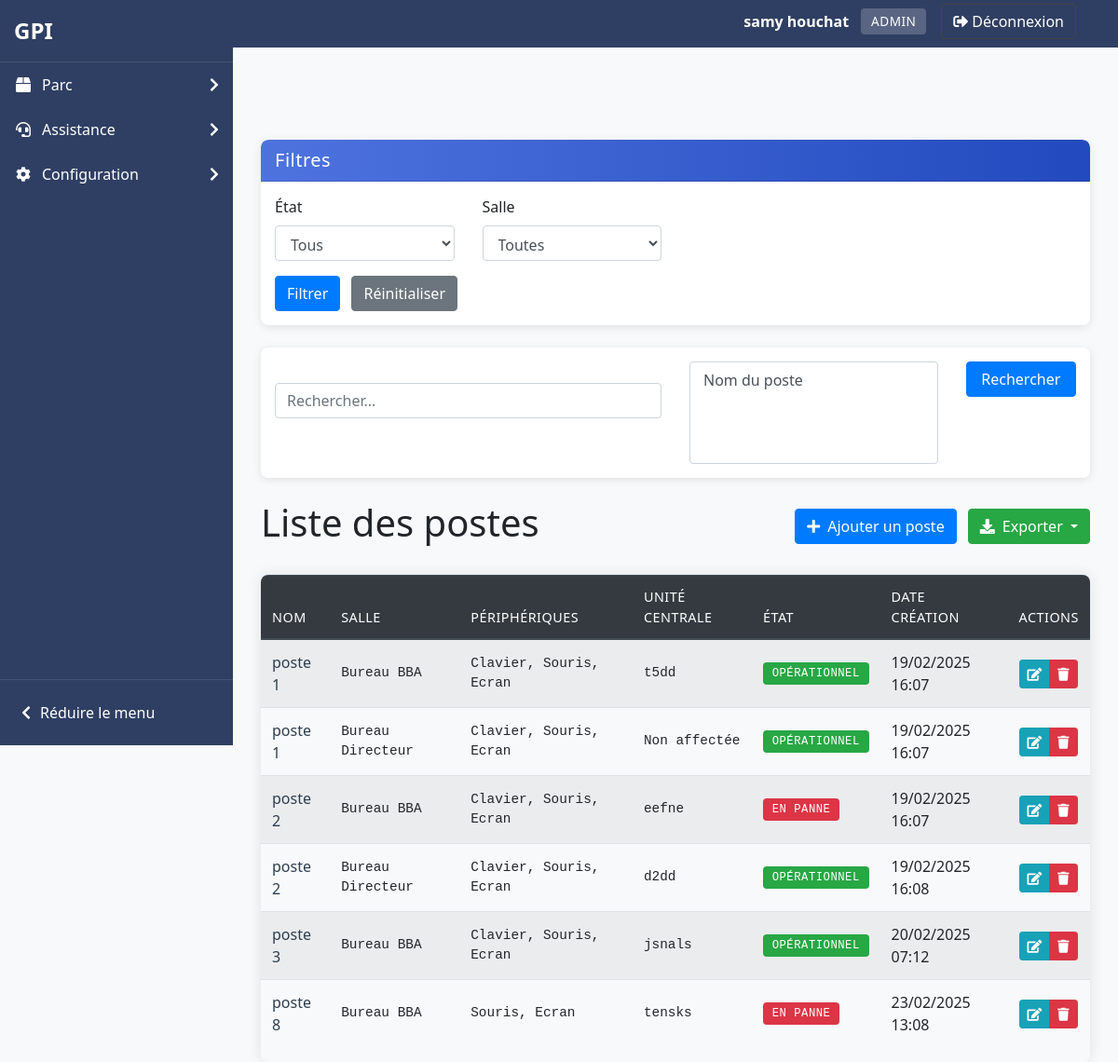
Before: /pages/common/gestion_poste.php (signed in) with the older database file.
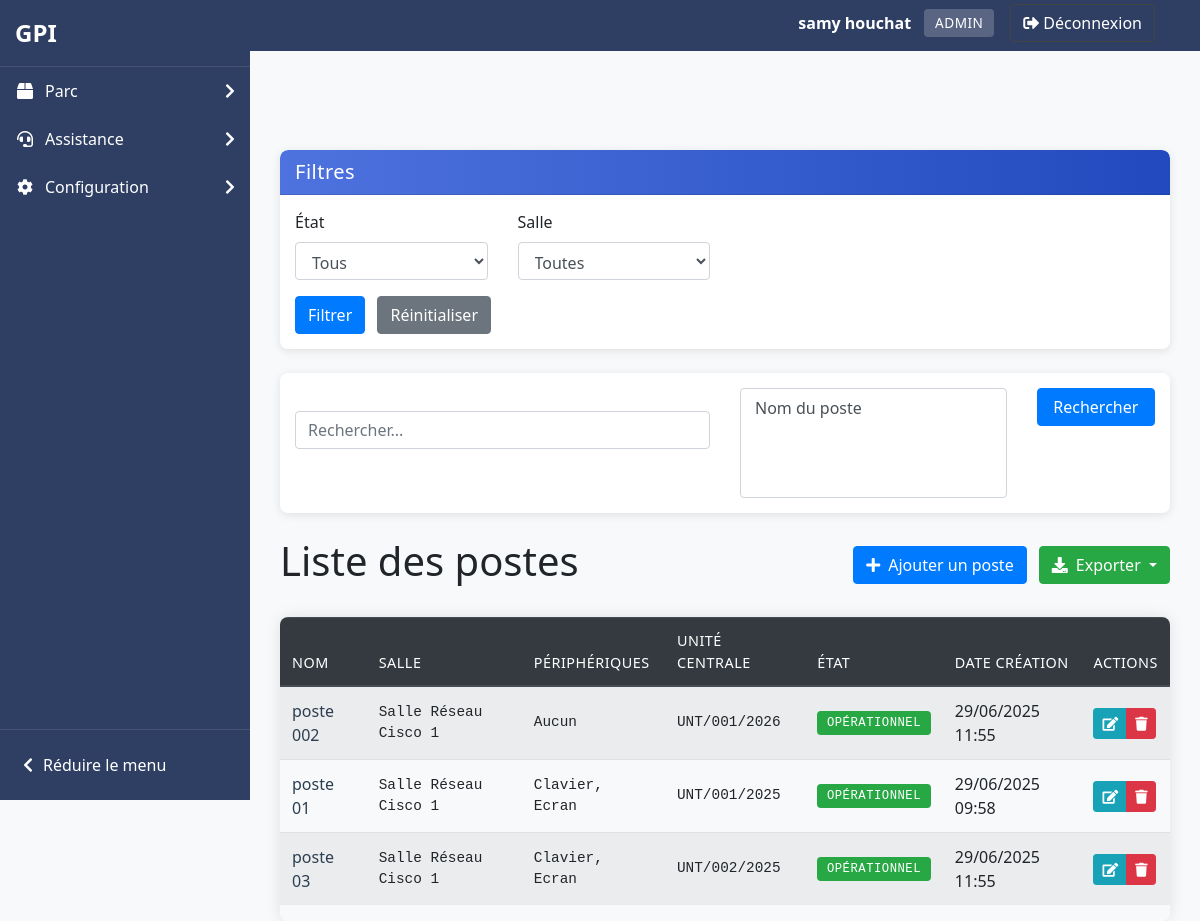
After: the same page with the newer database file.
### tables this page shows
CREATE TABLE IF NOT EXISTS `poste` (
  `id_poste` int NOT NULL AUTO_INCREMENT,
  `nom_poste` varchar(255) NOT NULL,
  `id_salle` int UNSIGNED NOT NULL,
  `date_creation` datetime DEFAULT CURRENT_TIMESTAMP,
  `etat` enum('opérationnel','en_panne') NOT NULL DEFAULT 'opérationnel',
  PRIMARY KEY (`id_poste`),
  UNIQUE KEY `unique_nom_poste_par_salle` (`nom_poste`,`id_salle`),
  KEY `id_salle` (`id_salle`)
);

CREATE TABLE IF NOT EXISTS `salles` (
  `id_salle` int UNSIGNED NOT NULL AUTO_INCREMENT,
  `nom_salle` varchar(50) NOT NULL,
  `etage` enum('2','3') NOT NULL,
  `groupe` enum('Administratif','Etude','Cisco') NOT NULL,
  PRIMARY KEY (`id_salle`),
  UNIQUE KEY `unique_salle_etage` (`nom_salle`,`etage`)
);

### pages/common/gestion_poste.php (the view, shortened to what this page needs)
<?php
require_once '../../includes/functions.php';
require_once '../../includes/filters.php';
try {
    $pdo = connectDB();
    $search = isset($_GET['search']) && $_GET['search'] !== '' ? $_GET['search'] : null;
    $searchColumns = [
        'nom_poste' => 'Nom du poste'
    ];
    echo getFilterForm('poste', $_GET);
    echo getSearchForm($search, $searchColumns);
    $sql = "SELECT
        p.*,
        s.nom_salle,
        GROUP_CONCAT(DISTINCT periph.type SEPARATOR ', ') AS peripheriques,
        u.numero_inventaire AS unite
    FROM poste p
    JOIN salles s ON p.id_salle = s.id_salle
    LEFT JOIN poste_peripherique pp ON p.id_poste = pp.id_poste
    LEFT JOIN peripherique periph ON pp.id_peripherique = periph.id_peripherique AND periph.supprime_le IS NULL
    LEFT JOIN poste_unite pu ON p.id_poste = pu.id_poste
    LEFT JOIN unite u ON pu.id_unite = u.id_unite AND u.supprime_le IS NULL
    WHERE 1";
    $params = [];
    $sql .= " GROUP BY p.id_poste ORDER BY p.nom_poste";
    $stmt = $pdo->prepare($sql);
    $stmt->execute($params);
    $postes = $stmt->fetchAll();
?>
<div class="d-flex justify-content-between align-items-center mb-4">
    <h1>Liste des postes</h1>
    <div>
        <a href="../../includes/gestion.php?action=ajouter_poste" class="btn btn-primary mr-2">
            <i class="fas fa-plus mr-2"></i>Ajouter un poste
        </a>
        <div class="dropdown d-inline-block">
            <button class="btn btn-success dropdown-toggle" type="button" id="exportDropdown" data-bs-toggle="dropdown" aria-expanded="false">
                <i class="fas fa-download mr-2"></i>Exporter
            </button>
        </div>
    </div>
</div>
<?php
    if (count($postes) > 0) {
?>
        <div class="table-responsive">
            <table class="table table-striped table-hover">
                <thead class="thead-dark">
                    <tr>
                        <th>Nom</th>
                        <th>Salle</th>
                        <th>Périphériques</th>
                        <th>Unité centrale</th>
                        <th>État</th>
                        <th>Date création</th>
                        <th>Actions</th>
                    </tr>
                </thead>
                <tbody>
<?php
        foreach ($postes as $poste) {
?>
                    <tr>
                        <td><?php echo htmlspecialchars($poste['nom_poste']); ?></td>
                        <td><?php echo htmlspecialchars($poste['nom_salle']); ?></td>
                        <td><?php echo ($poste['peripheriques'] ? htmlspecialchars($poste['peripheriques']) : 'Aucun'); ?></td>
                        <td><?php echo ($poste['unite'] ? htmlspecialchars($poste['unite']) : 'Non affectée'); ?></td>
                        <td>
                            <?php if ($poste['etat'] === 'opérationnel'): ?>
                                <span class="badge badge-success">Opérationnel</span>
                            <?php else: ?>
                                <span class="badge badge-danger">En panne</span>
                            <?php endif; ?>
                        </td>
                        <td><?php echo date('d/m/Y H:i', strtotime($poste['date_creation'])); ?></td>
                        <td>
                            <div class="btn-group" role="group">
                                <a href="../../includes/gestion.php?action=modifier_poste&id=<?php echo $poste['id_poste']; ?>" class="btn btn-info btn-sm"><i class="fas fa-edit"></i></a>
                                <a href="../../includes/gestion.php?action=supprimer_poste&id=<?php echo $poste['id_poste']; ?>" onclick="return confirm('Êtes-vous sûr ?')" class="btn btn-danger btn-sm"><i class="fas fa-trash"></i></a>
                            </div>
                        </td>
                    </tr>
<?php
        }
?>
                </tbody>
            </table>
        </div>
<?php
    } else {
?>
        <div class="alert alert-info">Aucun poste trouvé</div>
<?php
    }
} catch (PDOException $e) {
?>
    <div class="alert alert-danger">Erreur : <?php echo htmlspecialchars($e->getMessage()); ?></div>
<?php
}
?>

Changed rows visible on the page:
removed poste: nom_poste "poste 1", id_salle.nom_salle "Bureau BBA", peripheriques "Clavier, Souris, Ecran", unite "t5dd", etat "OPÉRATIONNEL", date_creation "19/02/2025 16:07"
removed poste: nom_poste "poste 1", id_salle.nom_salle "Bureau Directeur", peripheriques "Clavier, Souris, Ecran", shows "Non affectée", etat "OPÉRATIONNEL", date_creation "19/02/2025 16:07"
removed poste: nom_poste "poste 2", id_salle.nom_salle "Bureau BBA", peripheriques "Clavier, Souris, Ecran", unite "eefne", etat "EN PANNE", date_creation "19/02/2025 16:07"
removed poste: nom_poste "poste 2", id_salle.nom_salle "Bureau Directeur", peripheriques "Clavier, Souris, Ecran", unite "d2dd", etat "OPÉRATIONNEL", date_creation "19/02/2025 16:08"
removed poste: nom_poste "poste 3", id_salle.nom_salle "Bureau BBA", peripheriques "Clavier, Souris, Ecran", unite "jsnals", etat "OPÉRATIONNEL", date_creation "20/02/2025 07:12"
removed poste: nom_poste "poste 8", id_salle.nom_salle "Bureau BBA", peripheriques "Souris, Ecran", unite "tensks", etat "EN PANNE", date_creation "23/02/2025 13:08"
added poste: nom_poste "poste 002", id_salle.nom_salle "Salle Réseau Cisco 1", shows "Aucun", unite "UNT/001/2026", etat "OPÉRATIONNEL", date_creation "29/06/2025 11:55"
added poste: nom_poste "poste 01", id_salle.nom_salle "Salle Réseau Cisco 1", peripheriques "Clavier, Ecran", unite "UNT/001/2025", etat "OPÉRATIONNEL", date_creation "29/06/2025 09:58"
added poste: nom_poste "poste 03", id_salle.nom_salle "Salle Réseau Cisco 1", peripheriques "Clavier, Ecran", unite "UNT/002/2025", etat "OPÉRATIONNEL", date_creation "29/06/2025 11:55"
